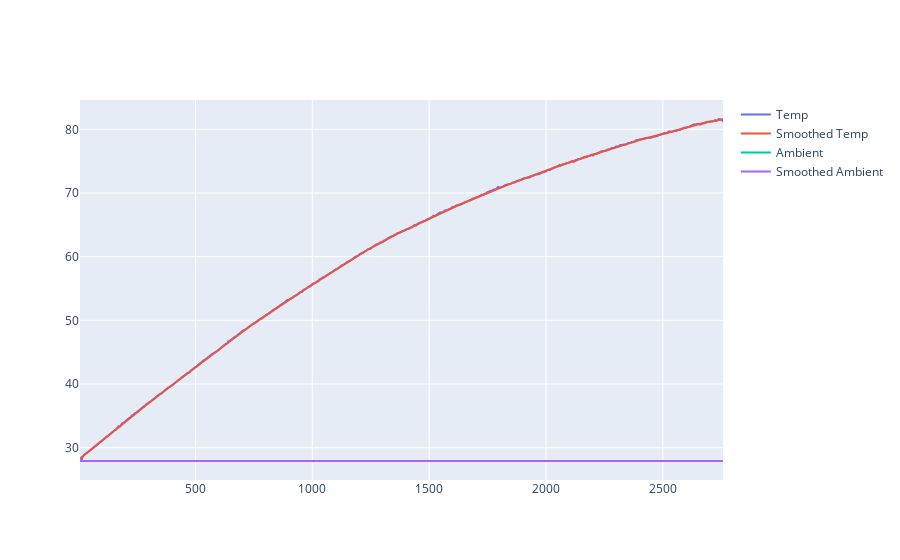

Notebook source saved alongside this figure:
### Code cell
fig = go.Figure()
fig.add_trace(go.Scatter(x=time, y=temp, mode='lines', name='Temp'))
fig.add_trace(go.Scatter(x=smoothed_temp[:, 0], y=smoothed_temp[:, 1], mode='lines', name='Smoothed Temp'))
fig.add_trace(go.Scatter(x=time, y=ambient, mode='lines', name='Ambient'))
fig.add_trace(go.Scatter(x=smoothed_ambient[:, 0], y=smoothed_ambient[:, 1], mode='lines', name='Smoothed Ambient'))
fig.show()

### Figure 1 — Plotly figure (JSON) as saved in the notebook; plotly's stock layout.template omitted (floating-point values rounded to 4 significant figures; data arrays with more than 128 entries replaced by an {"elided": "..."} marker saying what was removed)
{"data": [{"mode": "lines", "name": "Temp", "type": "scatter", "x": {"elided": "480 float values"}, "y": {"elided": "480 float values"}}, {"mode": "lines", "name": "Smoothed Temp", "type": "scatter", "x": {"elided": "480 float values"}, "y": {"elided": "480 float values"}}, {"mode": "lines", "name": "Ambient", "type": "scatter", "x": {"elided": "480 float values"}, "y": {"elided": "480 float values"}}, {"mode": "lines", "name": "Smoothed Ambient", "type": "scatter", "x": {"elided": "480 float values"}, "y": {"elided": "480 float values"}}], "layout": {}}
